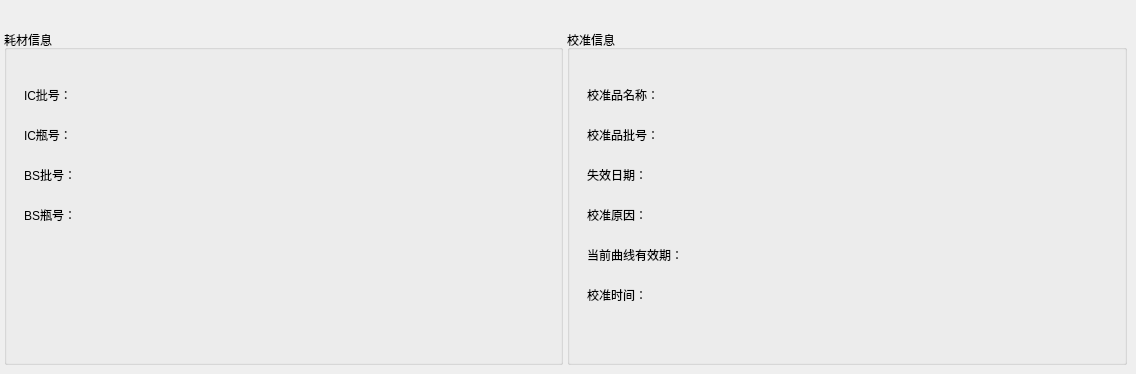
   <widget class="QWidget" name="page_5">
    <widget class="QGroupBox" name="groupBox_9">
     <property name="geometry">
      <rect>
       <x>4</x>
       <y>30</y>
       <width>559</width>
       <height>335</height>
      </rect>
     </property>
     <property name="title">
      <string>耗材信息</string>
     </property>
     <property name="borders" stdset="0">
      <string notr="true">group_right_angle</string>
     </property>
     <widget class="QLabel" name="supply_open_day">
      <property name="geometry">
       <rect>
        <x>146</x>
        <y>177</y>
        <width>130</width>
        <height>20</height>
       </rect>
      </property>
      <property name="text">
       <string/>
      </property>
     </widget>
     <widget class="QLabel" name="supply_expired_day">
      <property name="geometry">
       <rect>
        <x>390</x>
        <y>310</y>
        <width>160</width>
        <height>20</height>
       </rect>
      </property>
      <property name="text">
       <string/>
      </property>
     </widget>
     <widget class="QLabel" name="supply_status">
      <property name="geometry">
       <rect>
        <x>103</x>
        <y>208</y>
        <width>140</width>
        <height>20</height>
       </rect>
      </property>
      <property name="text">
       <string/>
      </property>
     </widget>
     <widget class="QLabel" name="supply_expired_day_2">
      <property name="geometry">
       <rect>
        <x>379</x>
        <y>146</y>
        <width>160</width>
        <height>20</height>
       </rect>
      </property>
      <property name="text">
       <string/>
      </property>
     </widget>
     <widget class="QLabel" name="supply_status_2">
      <property name="geometry">
       <rect>
        <x>363</x>
        <y>208</y>
        <width>140</width>
        <height>20</height>
       </rect>
      </property>
      <property name="text">
       <string/>
      </property>
     </widget>
     <widget class="QLabel" name="supply_open_day_2">
      <property name="geometry">
       <rect>
        <x>406</x>
        <y>177</y>
        <width>160</width>
        <height>20</height>
       </rect>
      </property>
      <property name="text">
       <string/>
      </property>
     </widget>
     <widget class="QWidget" name="widget61" native="true">
      <property name="geometry">
       <rect>
        <x>20</x>
        <y>50</y>
        <width>511</width>
        <height>211</height>
       </rect>
      </property>
      <layout class="QVBoxLayout" name="verticalLayout_3">
       <property name="spacing">
        <number>10</number>
       </property>
       <property name="leftMargin">
        <number>0</number>
       </property>
       <property name="topMargin">
        <number>0</number>
       </property>
       <property name="rightMargin">
        <number>0</number>
       </property>
       <property name="bottomMargin">
        <number>0</number>
       </property>
       <item>
        <layout class="QHBoxLayout" name="horizontalLayout_12">
         <property name="spacing">
          <number>5</number>
         </property>
         <item>
          <widget class="QLabel" name="label_74">
           <property name="minimumSize">
            <size>
             <width>0</width>
             <height>30</height>
            </size>
           </property>
           <property name="text">
            <string>IC批号：</string>
           </property>
          </widget>
         </item>
         <item>
          <widget class="QLabel" name="supply_lot">
           <property name="minimumSize">
            <size>
             <width>0</width>
             <height>30</height>
            </size>
           </property>
           <property name="text">
            <string/>
           </property>
          </widget>
         </item>
         <item>
          <spacer name="horizontalSpacer_12">
           <property name="orientation">
            <enum>Qt::Horizontal</enum>
           </property>
           <property name="sizeHint" stdset="0">
            <size>
             <width>40</width>
             <height>0</height>
            </size>
           </property>
          </spacer>
         </item>
        </layout>
       </item>
       <item>
        <layout class="QHBoxLayout" name="horizontalLayout_13">
         <property name="spacing">
          <number>5</number>
         </property>
         <item>
          <widget class="QLabel" name="label_75">
           <property name="minimumSize">
            <size>
             <width>0</width>
             <height>30</height>
            </size>
           </property>
           <property name="text">
            <string>IC瓶号：</string>
           </property>
          </widget>
         </item>
         <item>
          <widget class="QLabel" name="supply_sn">
           <property name="minimumSize">
            <size>
             <width>0</width>
             <height>30</height>
            </size>
           </property>
           <property name="text">
            <string/>
           </property>
          </widget>
         </item>
         <item>
          <spacer name="horizontalSpacer_13">
           <property name="orientation">
            <enum>Qt::Horizontal</enum>
           </property>
           <property name="sizeHint" stdset="0">
            <size>
             <width>40</width>
             <height>0</height>
            </size>
           </property>
          </spacer>
         </item>
        </layout>
       </item>
       <item>
        <layout class="QHBoxLayout" name="horizontalLayout_14">
         <property name="spacing">
          <number>5</number>
         </property>
         <item>
          <widget class="QLabel" name="label_22">
           <property name="minimumSize">
            <size>
             <width>0</width>
             <height>30</height>
            </size>
           </property>
           <property name="text">
            <string>BS批号：</string>
           </property>
          </widget>
         </item>
         <item>
          <widget class="QLabel" name="supply_lot_2">
           <property name="minimumSize">
            <size>
             <width>0</width>
             <height>30</height>
            </size>
           </property>
           <property name="text">
            <string/>
           </property>
          </widget>
         </item>
         <item>
          <spacer name="horizontalSpacer_14">
           <property name="orientation">
            <enum>Qt::Horizontal</enum>
           </property>
           <property name="sizeHint" stdset="0">
            <size>
             <width>40</width>
             <height>0</height>
            </size>
           </property>
          </spacer>
         </item>
        </layout>
       </item>
       <item>
        <layout class="QHBoxLayout" name="horizontalLayout_15">
         <property name="spacing">
          <number>5</number>
         </property>
         <item>
          <widget class="QLabel" name="label_23">
           <property name="minimumSize">
            <size>
             <width>0</width>
             <height>30</height>
            </size>
           </property>
           <property name="text">
            <string>BS瓶号：</string>
           </property>
          </widget>
         </item>
         <item>
          <widget class="QLabel" name="supply_sn_2">
           <property name="minimumSize">
            <size>
             <width>0</width>
             <height>30</height>
            </size>
           </property>
           <property name="text">
            <string/>
           </property>
          </widget>
         </item>
         <item>
          <spacer name="horizontalSpacer_15">
           <property name="orientation">
            <enum>Qt::Horizontal</enum>
           </property>
           <property name="sizeHint" stdset="0">
            <size>
             <width>40</width>
             <height>0</height>
            </size>
           </property>
          </spacer>
         </item>
        </layout>
       </item>
       <item>
        <spacer name="verticalSpacer_2">
         <property name="orientation">
          <enum>Qt::Vertical</enum>
         </property>
         <property name="sizeHint" stdset="0">
          <size>
           <width>20</width>
           <height>40</height>
          </size>
         </property>
        </spacer>
       </item>
      </layout>
     </widget>
    </widget>
    <widget class="QGroupBox" name="groupBox_10">
     <property name="geometry">
      <rect>
       <x>567</x>
       <y>30</y>
       <width>560</width>
       <height>335</height>
      </rect>
     </property>
     <property name="title">
      <string>校准信息</string>
     </property>
     <property name="borders" stdset="0">
      <string notr="true">group_right_angle</string>
     </property>
     <widget class="QLabel" name="cali_status">
      <property name="geometry">
       <rect>
        <x>420</x>
        <y>310</y>
        <width>140</width>
        <height>20</height>
       </rect>
      </property>
      <property name="text">
       <string/>
      </property>
     </widget>
     <widget class="QWidget" name="widget7" native="true">
      <property name="geometry">
       <rect>
        <x>20</x>
        <y>50</y>
        <width>521</width>
        <height>281</height>
       </rect>
      </property>
      <layout class="QVBoxLayout" name="verticalLayout_2">
       <property name="spacing">
        <number>10</number>
       </property>
       <property name="leftMargin">
        <number>0</number>
       </property>
       <property name="topMargin">
        <number>0</number>
       </property>
       <property name="rightMargin">
        <number>0</number>
       </property>
       <property name="bottomMargin">
        <number>0</number>
       </property>
       <item>
        <layout class="QHBoxLayout" name="horizontalLayout_7">
         <property name="spacing">
          <number>5</number>
         </property>
         <item>
          <widget class="QLabel" name="label_78">
           <property name="minimumSize">
            <size>
             <width>0</width>
             <height>30</height>
            </size>
           </property>
           <property name="text">
            <string>校准品名称：</string>
           </property>
          </widget>
         </item>
         <item>
          <widget class="QLabel" name="cali_name_7">
           <property name="minimumSize">
            <size>
             <width>0</width>
             <height>30</height>
            </size>
           </property>
           <property name="text">
            <string/>
           </property>
          </widget>
         </item>
         <item>
          <spacer name="horizontalSpacer_7">
           <property name="orientation">
            <enum>Qt::Horizontal</enum>
           </property>
           <property name="sizeHint" stdset="0">
            <size>
             <width>40</width>
             <height>0</height>
            </size>
           </property>
          </spacer>
         </item>
        </layout>
       </item>
       <item>
        <layout class="QHBoxLayout" name="horizontalLayout_8">
         <property name="spacing">
          <number>5</number>
         </property>
         <item>
          <widget class="QLabel" name="label_79">
           <property name="minimumSize">
            <size>
             <width>0</width>
             <height>30</height>
            </size>
           </property>
           <property name="text">
            <string>校准品批号：</string>
           </property>
          </widget>
         </item>
         <item>
          <widget class="QLabel" name="cali_lot_7">
           <property name="minimumSize">
            <size>
             <width>0</width>
             <height>30</height>
            </size>
           </property>
           <property name="text">
            <string/>
           </property>
          </widget>
         </item>
         <item>
          <spacer name="horizontalSpacer_8">
           <property name="orientation">
            <enum>Qt::Horizontal</enum>
           </property>
           <property name="sizeHint" stdset="0">
            <size>
             <width>40</width>
             <height>0</height>
            </size>
           </property>
          </spacer>
         </item>
        </layout>
       </item>
       <item>
        <layout class="QHBoxLayout" name="horizontalLayout_9">
         <property name="spacing">
          <number>5</number>
         </property>
         <item>
          <widget class="QLabel" name="label_80">
           <property name="minimumSize">
            <size>
             <width>0</width>
             <height>30</height>
            </size>
           </property>
           <property name="text">
            <string>失效日期：</string>
           </property>
          </widget>
         </item>
         <item>
          <widget class="QLabel" name="curve_date_7">
           <property name="minimumSize">
            <size>
             <width>0</width>
             <height>30</height>
            </size>
           </property>
           <property name="text">
            <string/>
           </property>
          </widget>
         </item>
         <item>
          <spacer name="horizontalSpacer_9">
           <property name="orientation">
            <enum>Qt::Horizontal</enum>
           </property>
           <property name="sizeHint" stdset="0">
            <size>
             <width>40</width>
             <height>0</height>
            </size>
           </property>
          </spacer>
         </item>
        </layout>
       </item>
       <item>
        <layout class="QHBoxLayout" name="horizontalLayout_46">
         <property name="spacing">
          <number>5</number>
         </property>
         <item>
          <widget class="QLabel" name="label_84">
           <property name="minimumSize">
            <size>
             <width>0</width>
             <height>30</height>
            </size>
           </property>
           <property name="text">
            <string>校准原因：</string>
           </property>
          </widget>
         </item>
         <item>
          <widget class="QLabel" name="cali_reason">
           <property name="minimumSize">
            <size>
             <width>0</width>
             <height>30</height>
            </size>
           </property>
           <property name="text">
            <string/>
           </property>
          </widget>
         </item>
         <item>
          <spacer name="horizontalSpacer_47">
           <property name="orientation">
            <enum>Qt::Horizontal</enum>
           </property>
           <property name="sizeHint" stdset="0">
            <size>
             <width>40</width>
             <height>0</height>
            </size>
           </property>
          </spacer>
         </item>
        </layout>
       </item>
       <item>
        <layout class="QHBoxLayout" name="horizontalLayout_11">
         <property name="spacing">
          <number>5</number>
         </property>
         <item>
          <widget class="QLabel" name="label_83">
           <property name="minimumSize">
            <size>
             <width>0</width>
             <height>30</height>
            </size>
           </property>
           <property name="text">
            <string>当前曲线有效期：</string>
           </property>
          </widget>
         </item>
         <item>
          <widget class="QLabel" name="cali_expireDate">
           <property name="minimumSize">
            <size>
             <width>0</width>
             <height>30</height>
            </size>
           </property>
           <property name="styleSheet">
            <string notr="true"/>
           </property>
           <property name="text">
            <string/>
           </property>
          </widget>
         </item>
         <item>
          <spacer name="horizontalSpacer_11">
           <property name="orientation">
            <enum>Qt::Horizontal</enum>
           </property>
           <property name="sizeHint" stdset="0">
            <size>
             <width>40</width>
             <height>0</height>
            </size>
           </property>
          </spacer>
         </item>
        </layout>
       </item>
       <item>
        <layout class="QHBoxLayout" name="horizontalLayout_10">
         <property name="spacing">
          <number>5</number>
         </property>
         <item>
          <widget class="QLabel" name="label_82">
           <property name="minimumSize">
            <size>
             <width>0</width>
             <height>30</height>
            </size>
           </property>
           <property name="text">
            <string>校准时间：</string>
           </property>
          </widget>
         </item>
         <item>
          <widget class="QLabel" name="cali_time">
           <property name="minimumSize">
            <size>
             <width>0</width>
             <height>30</height>
            </size>
           </property>
           <property name="text">
            <string/>
           </property>
          </widget>
         </item>
         <item>
          <spacer name="horizontalSpacer_10">
           <property name="orientation">
            <enum>Qt::Horizontal</enum>
           </property>
           <property name="sizeHint" stdset="0">
            <size>
             <width>40</width>
             <height>0</height>
            </size>
           </property>
          </spacer>
         </item>
        </layout>
       </item>
       <item>
        <spacer name="verticalSpacer_3">
         <property name="orientation">
          <enum>Qt::Vertical</enum>
         </property>
         <property name="sizeHint" stdset="0">
          <size>
           <width>20</width>
           <height>40</height>
          </size>
         </property>
        </spacer>
       </item>
      </layout>
     </widget>
    </widget>
   </widget>
